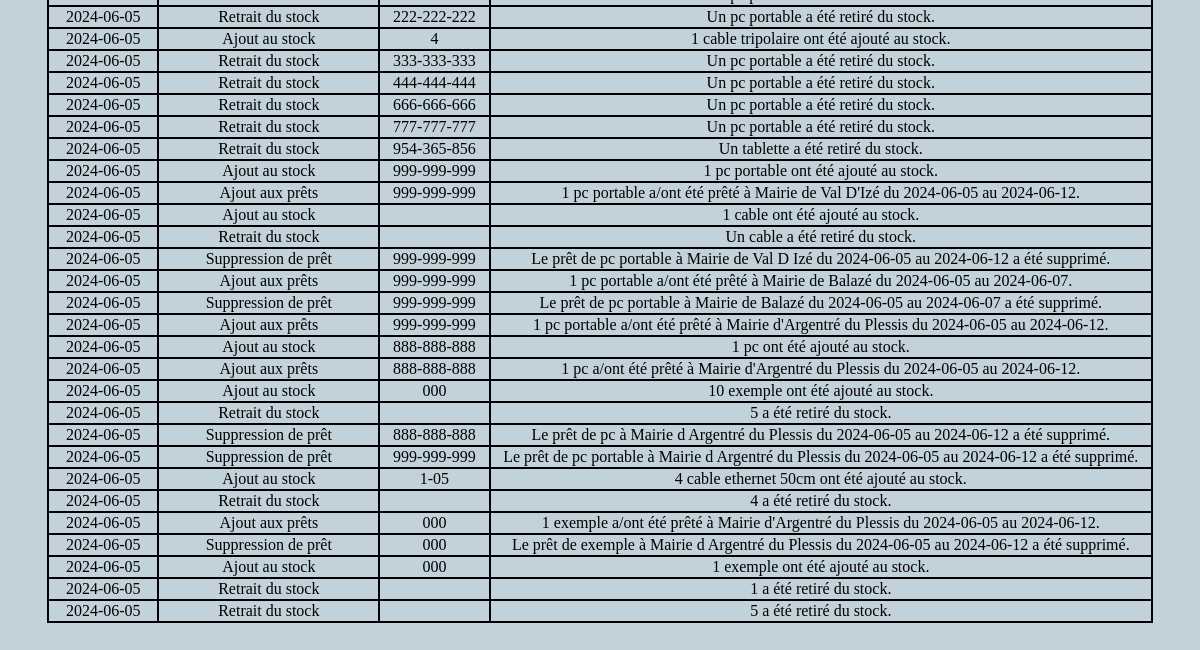
/page/index.php?menu=3 (lower part), run on an earlier commit of the app's database.
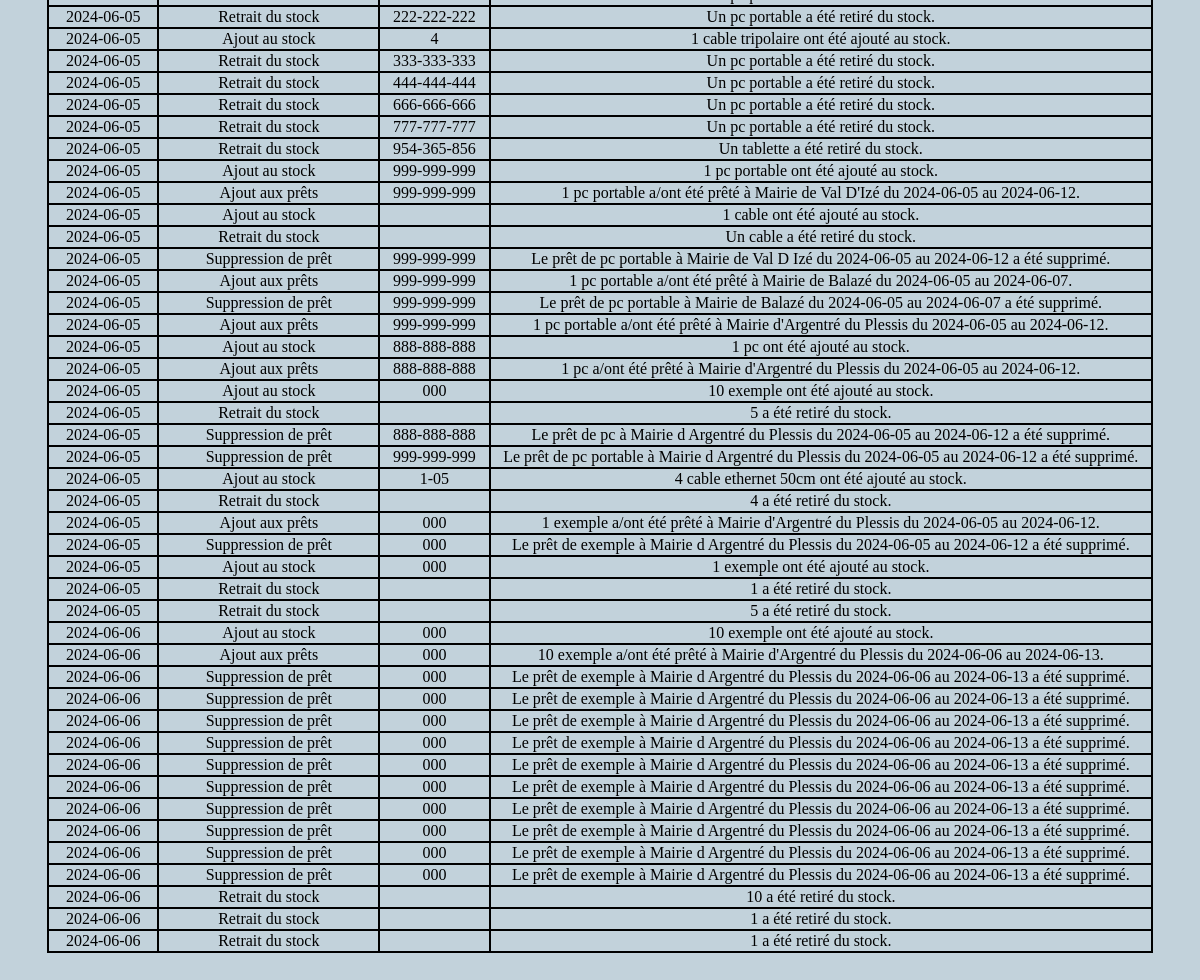
And on a later commit of the database.
### tables this page shows
CREATE TABLE `historique` (
  `id` int(10) NOT NULL,
  `date` date NOT NULL,
  `reference` varchar(30) NOT NULL,
  `action` varchar(40) NOT NULL,
  `message` varchar(200) NOT NULL
);

### src/traitement/BDD.php (called while the page is built, shortened)
<?php
class BDD {
    private string $servername = "localhost";
    private string $username = "root";
    private string $password = "";
    private $pdo;
    public function connect(): string {
        try {
            $this->pdo = new PDO("mysql:host=$this->servername;dbname=stockvc", $this->username, $this->password);
            $this ->pdo->setAttribute(PDO::ATTR_ERRMODE, PDO::ERRMODE_EXCEPTION);
            return ("Connecté à la base de données | ");
        }
        catch(Exception $e) {
            return ("Impossible de se connecter à la base de données: " .$e->getMessage().print nl2br("\n"));
        }
    }
    public function getPdo(): PDO {
        return $this->pdo;
    }
}
?>

### page/index.php (the view, shortened to what this page needs)
<!DOCTYPE html>
<html lang="fr">
<head>
    <link href="css/index.css" rel="stylesheet"/>
</head>
<body>
<?php
    require '../src/traitement/BDD.php';
    $bdd = new BDD();
?>
    <div class="contenu">
        <?php
            if(isset($_GET['menu'])) switch($_GET['menu']) {
        ?>
        <?php
                case 3:
        ?>
        <div class="historique">
            <?php
                $trie ="";
            ?>
            <table>
                <?php
                    $result = $bdd->getPdo()->query("SELECT * FROM historique ".$trie);
                    foreach($result as $res) {
                ?>
                <tr class="historique-table">
                    <td><?php print $res['date']; ?></td>
                    <td><?php print $res['action']; ?></td>
                    <td><?php print $res['reference']; ?></td>
                    <td><?php print $res['message']; ?></td>
                </tr>
                <?php
                    }
                ?>
            </table>
        </div>
        <?php
                break;
        ?>
        <?php
            }
        ?>
    </div>
</body>

### page/css/index.css (style rules this page uses)
body { background-color: #c2d2db; margin-left: 2%; margin-right: 2%; height: 100%; max-width: 100%; }
.contenu { margin-bottom: 60px; }
table { width: 100%; border-collapse: collapse; }
tr { border: 2px solid black; }
.historique { text-align: center; margin-left: 2%; margin-right: 2%; }

What changed in the data, as far as the page shows it:
added historique: date "2024-06-06", action "Ajout au stock", reference "000", message "10 exemple ont été ajouté au stock."
added historique: date "2024-06-06", action "Ajout aux prêts", reference "000", message "10 exemple a/ont été prêté à Mairie d'Argentré du Plessis du 2024-06-06 au 2024-06-13."
added historique: date "2024-06-06", action "Suppression de prêt", reference "000", message "Le prêt de exemple à Mairie d Argentré du Plessis du 2024-06-06 au 2024-06-13 a été supprimé."
added historique: date "2024-06-06", action "Suppression de prêt", reference "000", message "Le prêt de exemple à Mairie d Argentré du Plessis du 2024-06-06 au 2024-06-13 a été supprimé."
added historique: date "2024-06-06", action "Suppression de prêt", reference "000", message "Le prêt de exemple à Mairie d Argentré du Plessis du 2024-06-06 au 2024-06-13 a été supprimé."
added historique: date "2024-06-06", action "Suppression de prêt", reference "000", message "Le prêt de exemple à Mairie d Argentré du Plessis du 2024-06-06 au 2024-06-13 a été supprimé."
added historique: date "2024-06-06", action "Suppression de prêt", reference "000", message "Le prêt de exemple à Mairie d Argentré du Plessis du 2024-06-06 au 2024-06-13 a été supprimé."
added historique: date "2024-06-06", action "Suppression de prêt", reference "000", message "Le prêt de exemple à Mairie d Argentré du Plessis du 2024-06-06 au 2024-06-13 a été supprimé."
added historique: date "2024-06-06", action "Suppression de prêt", reference "000", message "Le prêt de exemple à Mairie d Argentré du Plessis du 2024-06-06 au 2024-06-13 a été supprimé."
added historique: date "2024-06-06", action "Suppression de prêt", reference "000", message "Le prêt de exemple à Mairie d Argentré du Plessis du 2024-06-06 au 2024-06-13 a été supprimé."
added historique: date "2024-06-06", action "Suppression de prêt", reference "000", message "Le prêt de exemple à Mairie d Argentré du Plessis du 2024-06-06 au 2024-06-13 a été supprimé."
added historique: date "2024-06-06", action "Suppression de prêt", reference "000", message "Le prêt de exemple à Mairie d Argentré du Plessis du 2024-06-06 au 2024-06-13 a été supprimé."
added historique: date "2024-06-06", action "Retrait du stock", message "10 a été retiré du stock."
added historique: date "2024-06-06", action "Retrait du stock", message "1 a été retiré du stock."
added historique: date "2024-06-06", action "Retrait du stock", message "1 a été retiré du stock."
